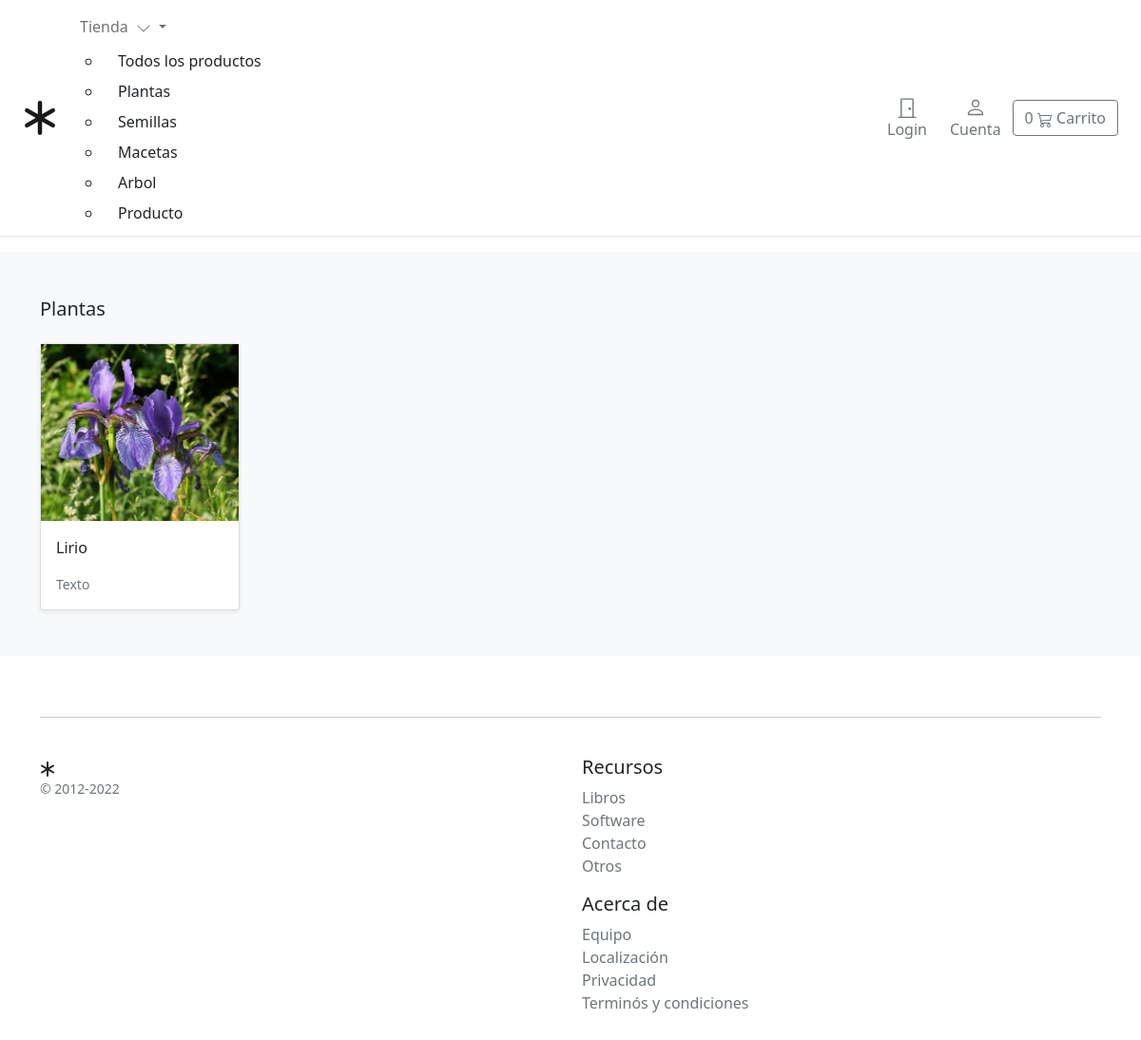
Page /tienda/plantas/ on the committed database.
### tienda/models.py (models this page shows, shortened)
class Tipo(models.Model):
    name = models.CharField(max_length=255, db_index=True)
    slug = models.SlugField(max_length=255, unique=True)
    class Meta:
        verbose_name_plural ='tipos'
    def get_absolute_url(self):
        return reverse('tienda:listatipos', args=[self.slug])

class Producto(models.Model):
    tipo = models.ForeignKey(Tipo, related_name='producto', on_delete=models.CASCADE)
    creador =models.ForeignKey(settings.AUTH_USER_MODEL, on_delete=models.CASCADE ,related_name='creador_producto')
    nombre = models.CharField(max_length=255)
    description = models.TextField(blank=True)
    image = models.ImageField(upload_to='images/')
    slug = models.SlugField(max_length=255)
    precio = models.DecimalField(max_digits=4, decimal_places=2)
    in_stock = models.BooleanField(default=True)
    is_active = models.BooleanField(default=True)
    creado = models.DateTimeField(auto_now_add=True)
    modificado = models.DateTimeField(auto_now=True)
    objects = models.Manager()
    productos = ProductoManager()
    class Meta:
        verbose_name_plural = 'Productos'
        ordering = ('-creado',)
    def get_absolute_url(self):
        return reverse('tienda:detalleproducto', args=[self.slug])

### tienda/views.py (the view)
def listatipos(request, tipo_slug=None):
    tipo = get_object_or_404(Tipo, slug=tipo_slug)
    productos = Producto.objects.filter(tipo=tipo)
    return render(request, 'tienda/productos/tipo.html', {'tipo': tipo, 'productos': productos})

### carrito/carrito.py (called while the page is built)
    def __len__(self):
        return sum(item['cant'] for item in self.carrito.values())

### carrito/context_processors.py (called while the page is built)
def carrito(request):
    return {'carrito': Carrito(request)}

### tienda/context_processors.py (called while the page is built)
def tipos(request):
    return {
        'tipos': Tipo.objects.all()
    }

### templates/tienda/productos/tipo.html (shortened to what this page needs)
{% extends "../base.html" %}
{% load static %}
{% block content %}
<main>
  <div class="album py-5 bg-light">
    <div class="container">
      <div class="pb-3 h5">{{tipo.name|title}}</div>
      <div class="row row-cols-1 row-cols-sm-2 row-cols-md-5 g-3">
        {% for producto in productos %}
        <div class="col">
          <div class="card shadow-sm">
          <img class="img-fluid" alt=" Responsive image" src="{{ producto.image.url }}">
            <div class="card-body">
              <p class="card-text">
                <a class="text-dark text-decoration-none" href="{{ producto.get_absolute_url }}">{{ producto.nombre }}</a>
              </p>
              <div class="d-flex justify-content-between align-items-center">
                <small class="text-muted">Texto</small>
              </div>
            </div>
          </div>
        </div>
        {% endfor %}
      </div>
    </div>
  </div>
</main>
{% endblock %}

### templates/tienda/base.html (shortened to what this page needs)
{% load static %}
<!DOCTYPE html>
<html>
<head>
    <link href="https://cdn.jsdelivr.net/npm/bootstrap@5.0.0-beta1/dist/css/bootstrap.min.css" rel="stylesheet"
>
</head>
<body>
    <header class="pb-3">
        <nav class="navbar navbar-expand-md navbar-light bg-white border-bottom">
            <div class="container-fluid px-md-4">
                <div class="d-flex w-100 navbar-collapse">
                    <a class="navbar-brand d-flex-inline" href="/">
                    </a>
                    <ul class="navbar-nav me-auto mb-2 mb-md-0">
                        <li class="nav-item dropdown">
                            <a class="nav-link dropdown-toggle d-none d-md-block fw500" href="#" id="navbarDropdown"
                                role="button" data-bs-toggle="dropdown" aria-expanded="false">
                                Tienda
                                <i class="ps-1"><svg xmlns="http://www.w3.org/2000/svg" width="16" height="16"
                                        fill="currentColor" class="bi bi-chevron-down" viewBox="0 0 16 16">
                                        <path fill-rule="evenodd"
                                            d="M1.646 4.646a.5.5 0 0 1 .708 0L8 10.293l5.646-5.647a.5.5 0 0 1 .708.708l-6 6a.5.5 0 0 1-.708 0l-6-6a.5.5 0 0 1 0-.708z" />
                                    </svg></i>
                            </a>
                            <ul class="dropdown-dashboard rounded-0 border-0" aria-labelledby="navbarDropdown">
                                <li><a class="dropdown-item" href="{% url "tienda:tproductos" %}">Todos los
                                        productos</a></li>
                                {% for c in tipos %}
                                <li {% if tipo.slug == c.slug %}class="selected" {% endif %}>
                                    <a class="dropdown-item" href="{{ c.get_absolute_url }}">{{ c.name|title }}</a>
                                </li>
                                {% endfor %}
                            </ul>
                        </li>
                    </ul>
                    {% if user.is_authenticated %}
                    <a type="button" role="button" href="{% url "account:logout" %}"
                        class="btn btn-outline-secondary border-0 carrito-btn">
                        <div>
                            <svg xmlns="http://www.w3.org/2000/svg" width="22" height="22" fill="currentColor"
                                class="bi bi-door-closed" viewBox="0 0 16 16">
                                <path
                                    d="M3 2a1 1 0 0 1 1-1h8a1 1 0 0 1 1 1v13h1.5a.5.5 0 0 1 0 1h-13a.5.5 0 0 1 0-1H3V2zm1 13h8V2H4v13z" />
                                <path d="M9 9a1 1 0 1 0 2 0 1 1 0 0 0-2 0z" />
                            </svg>
                        </div>
                        <span class="fs15 fw500">Logout</span>
                    </a>
                    {% else %}
                    <a type="button" role="button" href="{% url "account:login" %}" class="btn btn-outline-secondary border-0 carrito-btn">
                        <div>
                            <svg xmlns="http://www.w3.org/2000/svg" width="22" height="22" fill="currentColor"
                                class="bi bi-door-closed" viewBox="0 0 16 16">
                                <path
                                    d="M3 2a1 1 0 0 1 1-1h8a1 1 0 0 1 1 1v13h1.5a.5.5 0 0 1 0 1h-13a.5.5 0 0 1 0-1H3V2zm1 13h8V2H4v13z" />
                                <path d="M9 9a1 1 0 1 0 2 0 1 1 0 0 0-2 0z" />
                            </svg>
                        </div>
                        <span class="fs15 fw500">Login</span>
                    </a>
                    {% endif %}
                    <a type="button" role="button" href="{% url "account:dashboard" %}" class="btn btn-outline-secondary border-0 carrito-btn">
                        <div>
                        </div>
                        <span class="fs15 fw500">Cuenta</span>
                    </a>
                    <a type="button" role="button" href="{% url "carrito:carrito_m" %}"
                        class="btn btn-outline-secondary">
                        {% with total_cant=carrito|length %}
                        <div id="carrito-cant" class="d-inline-flex">
                            {% if total_cant > 0 %}
                            {{ total_cant}}
                            {% else %}
                            0
                            {% endif %}
                        </div>
                        {% endwith %}
                        Carrito
                    </a>
                </div>
            </div>
        </nav>
    </header>
    <div id="content">{% block content %} {% endblock %}</div>
    <footer class="container py-5 footer">
        <hr>
        <div class="row pt-4">
            <div class="col-12 col-md">
                <small class="d-block mb-3 text-muted">&copy; 2012-2022</small>
            </div>
            <div class="col-6 col-md fs15">
                <div class="col-6 col-md fs15">
                    <h5>Recursos</h5>
                    <ul class="list-unstyled">
                        <li><a class="link-secondary text-decoration-none" href="#">Libros</a></li>
                        <li><a class="link-secondary text-decoration-none" href="#">Software</a></li>
                        <li><a class="link-secondary text-decoration-none" href="#">Contacto</a></li>
                        <li><a class="link-secondary text-decoration-none" href="#">Otros</a></li>
                    </ul>
                </div>
                <div class="col-6 col-md">
                    <h5>Acerca de</h5>
                    <ul class="list-unstyled">
                        <li><a class="link-secondary text-decoration-none" href="#">Equipo</a></li>
                        <li><a class="link-secondary text-decoration-none" href="#">Localización</a></li>
                        <li><a class="link-secondary text-decoration-none" href="#">Privacidad</a></li>
                        <li><a class="link-secondary text-decoration-none" href="#">Terminós y condiciones</a></li>
                    </ul>
                </div>
            </div>
    </footer>
</body>
</html>

### rows in the picture
Tipo: name "Plantas"
Tipo: name "Semillas"
Tipo: name "Macetas"
Tipo: name "Arbol"
Tipo: name "Producto"
Producto: image (picture), nombre "Lirio"
